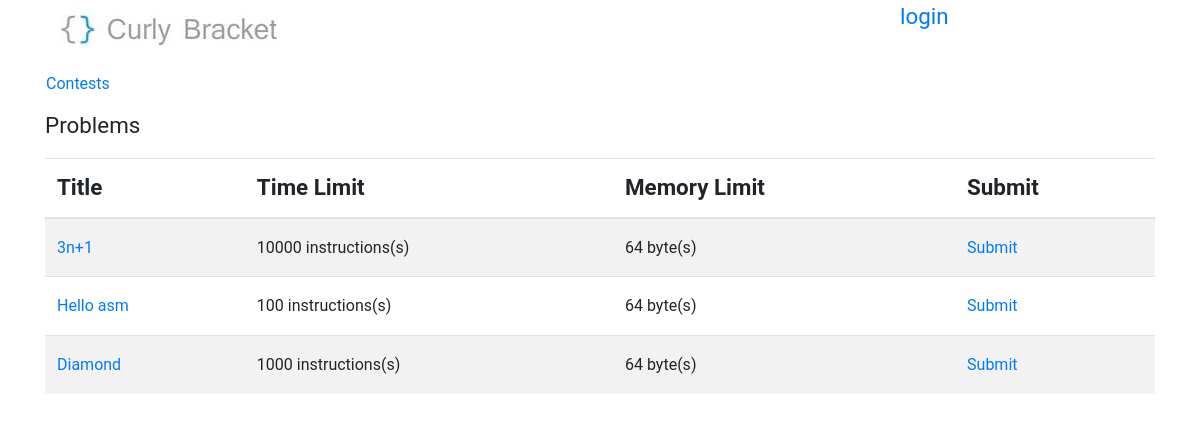
Page /problems/ on the earlier database version.
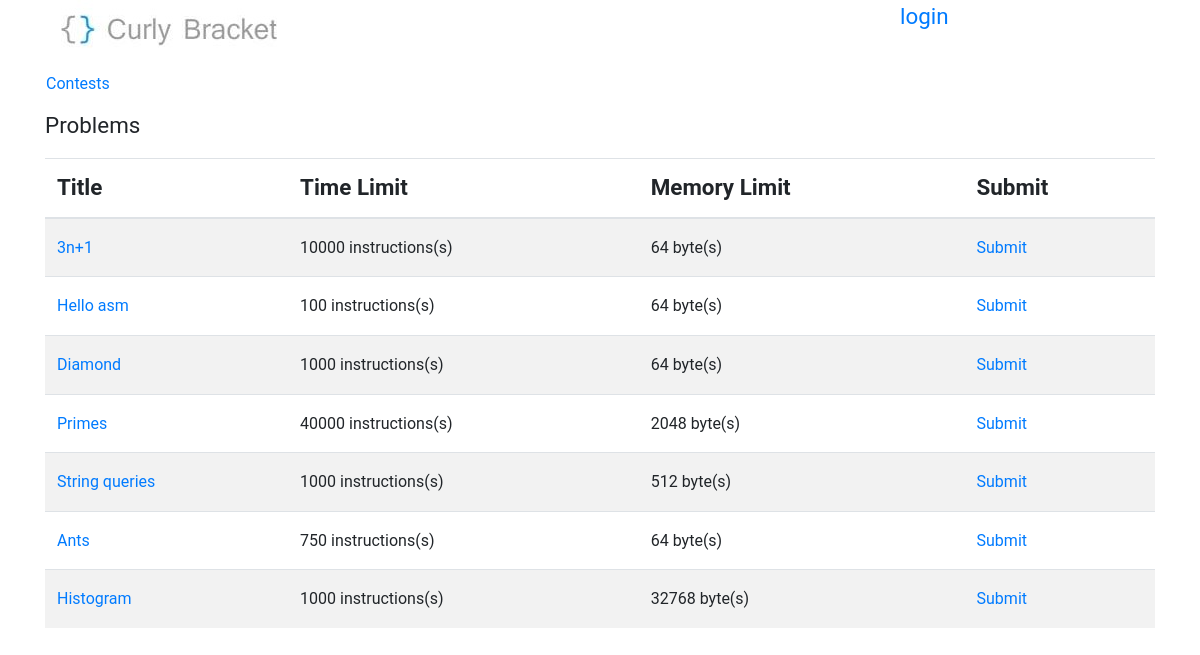
Same page on the later database version.
### BracketsOJ/models.py (models this page shows, shortened)
class problem(models.Model):
    title = models.CharField(max_length=50)
    time_limit = models.IntegerField(default=100)
    memory_limit = models.IntegerField(default=64)
    statement = models.CharField(max_length=1500)
    input_section = models.CharField(max_length=500)
    output_section = models.CharField(max_length=500)
    samples = models.IntegerField(default=1)
    notes = models.CharField(max_length=200, blank=True, null=True)
    added = models.DateField(auto_now_add=True, blank=True)
    contest = models.ForeignKey(contest, on_delete=models.SET_NULL, null=True, blank=True)
    checker = models.CharField(max_length=50, default='ecmp')

### BracketsOJ/views.py (the view)
# urls.py: re_path(r'problems/?', views.problemsView, name='problems'),
def problemsView(request):
    problems = problem.objects.filter(Q(contest=None) | Q(contest__start_date__lte=datetime.now()))
    try:
        return render(request, 'problems.html', {'problems': problems})
    except:
        raise SuspiciousOperation()

### templates/problems.html (shortened to what this page needs)
{% extends "base.html" %}
{% block content %}
        <div>
            <nav class="row nav problem-text">
                <a class="nav-link" href="/contests">Contests</a>
            </nav>
        </div>
        <div>
            <p>Problems</p>
            <div class="table-responsive">
                <table class="table table-striped">
                    <thead>
                        <tr>
                            <th colspan="2">
                                Title
                            </th>
                            <th>
                                Time Limit
                            </th>
                            <th>
                                Memory Limit
                            </th>
                            <th>
                                Submit
                            </th>
                        </tr>
                    </thead>
                    <tbody class="problem-text">
                    {% for problem in problems %}
                        <tr>
                            <td colspan="2">
                                <a href="problem/{{ problem.id }}">{{ problem.title }}</a>
                            </td>
                            <td>
                                {{ problem.time_limit }} instructions(s)
                            </td>
                            <td>
                                {{ problem.memory_limit }} byte(s)
                            </td>
                            <td>
                                <a href="problem/{{ problem.id }}/submit">Submit</a>
                            </td>
                        </tr>
                    {% endfor %}
                    </tbody>
                </table>
            </div>
        </div>
{% endblock content %}

### templates/base.html (shortened to what this page needs)
<!DOCTYPE html>
<html lang="en">
    <head>
        <link rel="stylesheet" href="https://necolas.github.io/normalize.css/7.0.0/normalize.css">
        <link rel="stylesheet" href="https://maxcdn.bootstrapcdn.com/bootstrap/4.0.0-alpha.6/css/bootstrap.min.css">
    </head>
    <body class="container">
        {% load static %}
        <div class="row">
            <a class="col-3" href="{% url 'contests' %}"><img src="{% static 'img/logo.jpg' %}"/></a>
            <div class="offset-6 col-3">
                {% if not user.is_authenticated %}<a  href="{% url 'login' %}">login</a>{% endif %}
            </div>
        </div>
        {% block content %}
        {% endblock content %}
    </body>
</html>

### templates/base.html (style rules this page uses)
body { line-height: 1.5em; font-size: 1.4rem; font-family: "Roboto", "Lucida Grande", Verdana, Arial, sans-serif; padding-bottom: 47px; }
.problem-text { font-size: 1rem; }

Differences in the rows shown:
added problem: title "Primes", time_limit "40000", memory_limit "2048"
added problem: title "String queries", time_limit "1000", memory_limit "512"
added problem: title "Ants", time_limit "750", memory_limit "64"
added problem: title "Histogram", time_limit "1000", memory_limit "32768"
